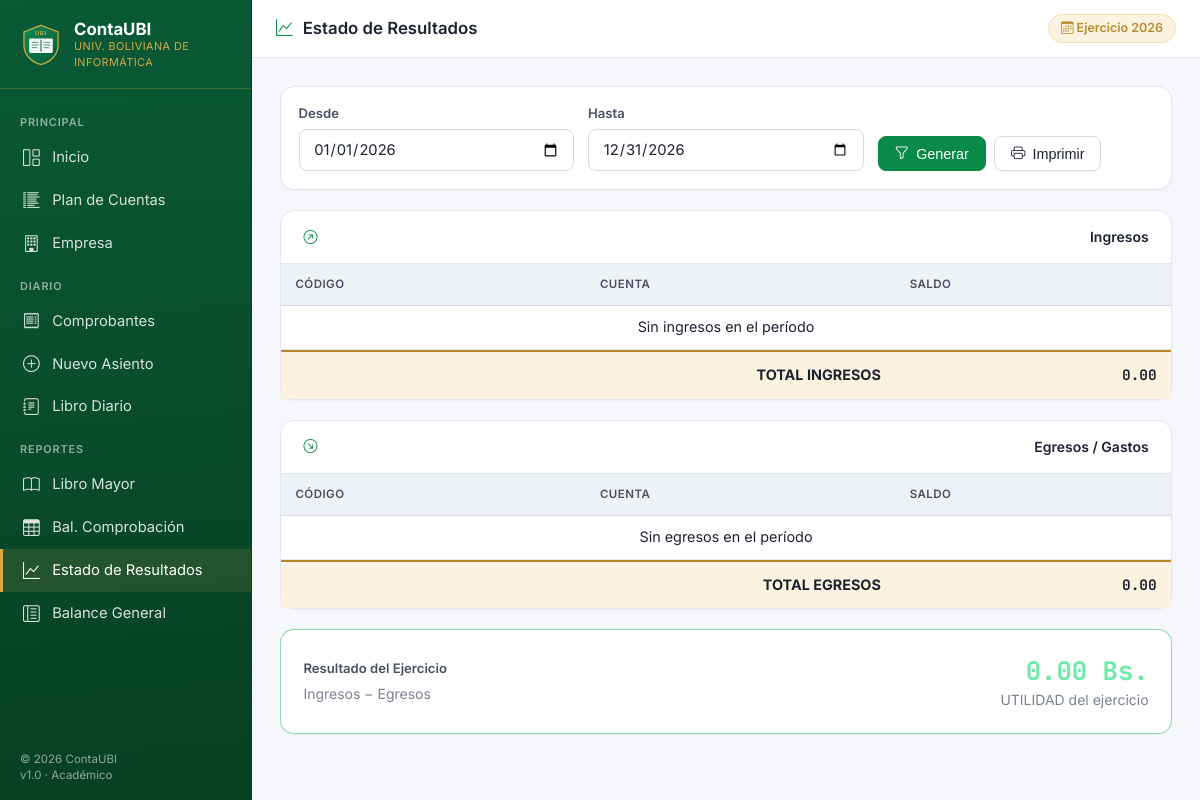
Screenshot of /estado_resultados.php with the database file from the repository.
### tables this page shows
CREATE TABLE empresa (
    id          INT AUTO_INCREMENT PRIMARY KEY,
    nombre      VARCHAR(150) NOT NULL DEFAULT 'Universidad Boliviana de Informática',
    nit         VARCHAR(20)  NOT NULL DEFAULT '0000000000',
    ciudad      VARCHAR(80)  NOT NULL DEFAULT 'La Paz',
    direccion   VARCHAR(200) DEFAULT '',
    telefono    VARCHAR(40)  DEFAULT '',
    email       VARCHAR(120) DEFAULT '',
    moneda      VARCHAR(10)  NOT NULL DEFAULT 'Bs.',
    ejercicio   INT          NOT NULL DEFAULT 2026,
    fecha_inicio_ejercicio DATE NOT NULL DEFAULT '2026-01-01',
    fecha_cierre_ejercicio DATE NOT NULL DEFAULT '2026-12-31',
    logo_texto  VARCHAR(10)  NOT NULL DEFAULT 'UBI',
    creado_en   TIMESTAMP DEFAULT CURRENT_TIMESTAMP
);

### helpers.php (called while the page is built, shortened)
<?php
function h($s): string {
    return htmlspecialchars((string)($s ?? ''), ENT_QUOTES | ENT_SUBSTITUTE, 'UTF-8');
}
function money($n): string {
    return number_format((float)$n, 2, '.', ',');
}

### conexion.php (called while the page is built, shortened)
<?php
$DB_HOST = getenv('CONTAUBI_DB_HOST') ?: '127.0.0.1';
$DB_USER = getenv('CONTAUBI_DB_USER') ?: 'root';
$DB_PASS = getenv('CONTAUBI_DB_PASS') ?: '';
$DB_NAME = getenv('CONTAUBI_DB_NAME') ?: 'contaubi';
try {
    $conn = new mysqli($DB_HOST, $DB_USER, $DB_PASS, $DB_NAME);
    $conn->set_charset('utf8mb4');
    $conn->query("SET sql_mode = 'STRICT_TRANS_TABLES,NO_ENGINE_SUBSTITUTION'");
} catch (Throwable $e) {
    http_response_code(500);
    echo "<h1 style='font-family:sans-serif;color:#c00'>Error de conexión a la base de datos</h1>";
    echo "<p>Verificá que MySQL esté corriendo y que la base <code>contaubi</code> exista.</p>";
    echo "<pre style='background:#111;color:#eee;padding:1rem'>" . htmlspecialchars($e->getMessage()) . "</pre>";
    exit;
}
$EMPRESA = $conn->query("SELECT * FROM empresa LIMIT 1")->fetch_assoc()
        ?: ['nombre'=>'ContaUBI','nit'=>'','ciudad'=>'','moneda'=>'Bs.','ejercicio'=>(int)date('Y'),
            'fecha_inicio_ejercicio'=>date('Y').'-01-01','fecha_cierre_ejercicio'=>date('Y').'-12-31',
            'logo_texto'=>'UBI'];

### estado_resultados.php (the view, shortened to what this page needs)
<?php
require_once __DIR__ . '/conexion.php';
require_once __DIR__ . '/helpers.php';
$pageTitle  = 'Estado de Resultados';
$pageIcon   = 'bi-graph-up';
$activePage = 'estado_resultados';
$desde = $_GET['desde'] ?? $EMPRESA['fecha_inicio_ejercicio'];
$hasta = $_GET['hasta'] ?? $EMPRESA['fecha_cierre_ejercicio'];
$ingresos = []; $egresos = [];
$totIngresos = 0.0; $totEgresos = 0.0;
$utilidad = $totIngresos - $totEgresos;
include __DIR__ . '/layout_top.php';
?>
<form method="GET" class="filtros no-print">
  <div class="form-group">
    <label class="form-label">Desde</label>
    <input type="date" name="desde" class="form-control" value="<?= h($desde) ?>">
  </div>
  <div class="form-group">
    <label class="form-label">Hasta</label>
    <input type="date" name="hasta" class="form-control" value="<?= h($hasta) ?>">
  </div>
  <div class="filtros-actions">
    <button class="btn btn-primary"><i class="bi bi-funnel"></i> Generar</button>
    <button type="button" class="btn" onclick="window.print()"><i class="bi bi-printer"></i> Imprimir</button>
  </div>
</form>
<div class="card">
  <div class="card-header"><i class="bi bi-arrow-up-right-circle"></i> Ingresos</div>
  <div class="card-body" style="padding:0">
    <table class="table">
      <thead><tr><th>Código</th><th>Cuenta</th><th class="text-right">Saldo</th></tr></thead>
      <tbody>
      <?php if ($ingresos): foreach ($ingresos as $r): ?>
        <tr>
          <td><span class="chip"><?= h($r['codigo']) ?></span></td>
          <td><?= h($r['nombre']) ?></td>
          <td class="text-right num fw-600"><?= money($r['saldo']) ?></td>
        </tr>
      <?php endforeach; else: ?>
        <tr><td colspan="3" class="text-muted text-center">Sin ingresos en el período</td></tr>
      <?php endif; ?>
      </tbody>
      <tfoot><tr><td colspan="2" class="text-right">TOTAL INGRESOS</td><td class="text-right num"><?= money($totIngresos) ?></td></tr></tfoot>
    </table>
  </div>
</div>
<div class="card">
  <div class="card-header"><i class="bi bi-arrow-down-right-circle"></i> Egresos / Gastos</div>
  <div class="card-body" style="padding:0">
    <table class="table">
      <thead><tr><th>Código</th><th>Cuenta</th><th class="text-right">Saldo</th></tr></thead>
      <tbody>
      <?php if ($egresos): foreach ($egresos as $r): ?>
        <tr>
          <td><span class="chip"><?= h($r['codigo']) ?></span></td>
          <td><?= h($r['nombre']) ?></td>
          <td class="text-right num fw-600"><?= money($r['saldo']) ?></td>
        </tr>
      <?php endforeach; else: ?>
        <tr><td colspan="3" class="text-muted text-center">Sin egresos en el período</td></tr>
      <?php endif; ?>
      </tbody>
      <tfoot><tr><td colspan="2" class="text-right">TOTAL EGRESOS</td><td class="text-right num"><?= money($totEgresos) ?></td></tr></tfoot>
    </table>
  </div>
</div>
<div class="card" style="border-color: <?= $utilidad>=0?'rgba(20,184,106,.5)':'rgba(224,82,77,.5)' ?>">
  <div class="card-body" style="display:flex;justify-content:space-between;align-items:center">
    <div>
      <div class="form-label">Resultado del Ejercicio</div>
      <div class="text-muted">Ingresos − Egresos</div>
    </div>
    <div style="text-align:right">
      <div class="num" style="font-size:1.6rem;font-weight:700;color:<?= $utilidad>=0?'#6ee9a6':'#ff8e8a' ?>">
        <?= money($utilidad) ?> <?= h($EMPRESA['moneda']) ?>
      </div>
      <div class="text-muted"><?= $utilidad>=0 ? 'UTILIDAD del ejercicio' : 'PÉRDIDA del ejercicio' ?></div>
    </div>
  </div>
</div>
<?php include __DIR__ . '/layout_bottom.php'; ?>

### layout_top.php (shortened to what this page needs)
<?php
$pageTitle  = $pageTitle  ?? 'ContaUBI';
$activePage = $activePage ?? '';
$EMPRESA    = $EMPRESA    ?? ['nombre'=>'ContaUBI','ejercicio'=>(int)date('Y'),'logo_texto'=>'UBI','moneda'=>'Bs.'];
$nav = [
    ['Principal',   '',                                 ''],
    ['Inicio',      'index.php',                'home',           'bi-grid-1x2'],
    ['Plan de Cuentas','cuentas.php',           'cuentas',        'bi-list-columns-reverse'],
    ['Empresa',     'empresa.php',              'empresa',        'bi-building'],
    ['Diario',      '',                                 ''],
    ['Comprobantes','comprobantes.php',         'comprobantes',   'bi-receipt'],
    ['Nuevo Asiento','comprobante_crear.php',   'comprobante_crear','bi-plus-circle'],
    ['Libro Diario','libro_diario.php',         'libro_diario',   'bi-journal-text'],
    ['Reportes',    '',                                 ''],
    ['Libro Mayor', 'libro_mayor.php',          'libro_mayor',    'bi-book'],
    ['Bal. Comprobación','balance_comprobacion.php','balance_comp', 'bi-table'],
    ['Estado de Resultados','estado_resultados.php','estado_resultados','bi-graph-up'],
    ['Balance General','balance_general.php',   'balance_general','bi-layout-text-sidebar-reverse'],
];
?>
<!DOCTYPE html>
<html lang="es">
<head>
<link href="https://cdn.jsdelivr.net/npm/bootstrap-icons@1.11.3/font/bootstrap-icons.css" rel="stylesheet">
<link rel="stylesheet" href="assets/css/app.css">
</head>
<body>
<div class="app-shell">
  <aside class="sidebar">
    <div class="brand">
      <img src="assets/img/logo.svg" alt="UBI">
      <div>
        <div class="title">ContaUBI</div>
        <div class="sub">Univ. Boliviana de Informática</div>
      </div>
    </div>
    <?php
    foreach ($nav as $item) {
        if ($item[1] === '') {
            echo "<div class='section-label'>" . h($item[0]) . "</div>";
        } else {
            $cls = ($activePage === $item[2]) ? 'nav active' : 'nav';
            $icon = $item[3] ?? 'bi-circle';
            echo "<a href='" . h($item[1]) . "' class='" . $cls . "'>"
               . "<i class='bi " . h($icon) . "'></i> " . h($item[0]) . "</a>";
        }
    }
    ?>
    <div class="sidebar-footer">
      &copy; <?= date('Y') ?> ContaUBI<br>
      v1.0 · Académico
    </div>
  </aside>
  <div class="main">
    <div class="topbar">
      <h1><i class="bi <?= h($pageIcon ?? 'bi-app') ?>"></i> <?= h($pageTitle) ?></h1>
      <div class="topbar-right">
        <span class="ejercicio-tag" title="Ejercicio contable activo">
          <i class="bi bi-calendar3"></i>
          Ejercicio <?= h($EMPRESA['ejercicio']) ?>
        </span>
      </div>
    </div>
    <div class="body-pane">

### rows the page displays
empresa: ejercicio "2026", desde "01/01/2026", hasta "12/31/2026", moneda "Bs."

### other values shown
$item[0] "PRINCIPAL"
$item[0] "Inicio"
$item[0] "Plan de Cuentas"
$item[0] "Empresa"
$item[0] "DIARIO"
$item[0] "Comprobantes"
$item[0] "Nuevo Asiento"
$item[0] "Libro Diario"
$item[0] "REPORTES"
$item[0] "Libro Mayor"
$item[0] "Bal. Comprobación"
$item[0] "Estado de Resultados"
$item[0] "Balance General"
$pageTitle "Estado de Resultados"
money($totIngresos) "0.00"
